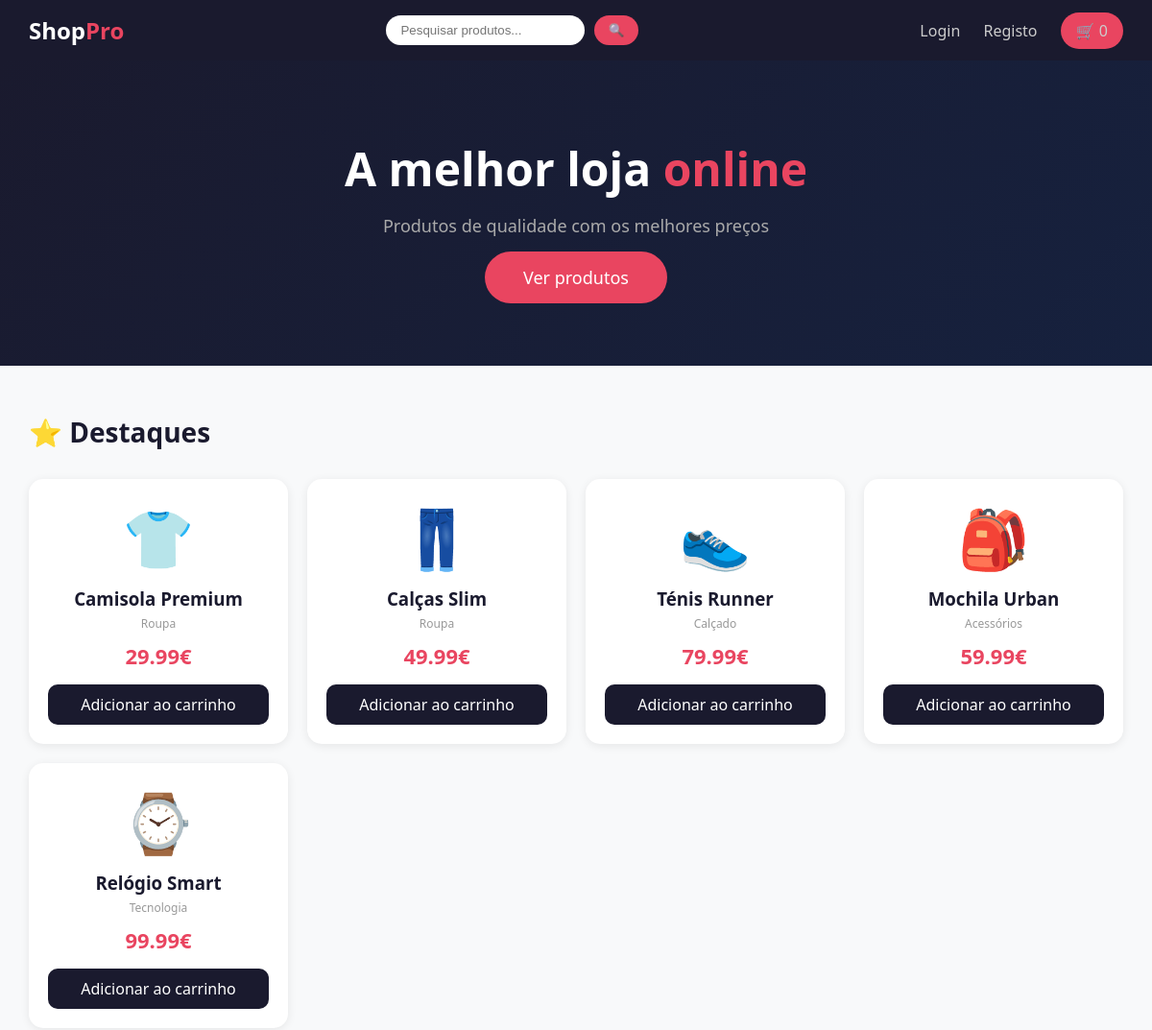
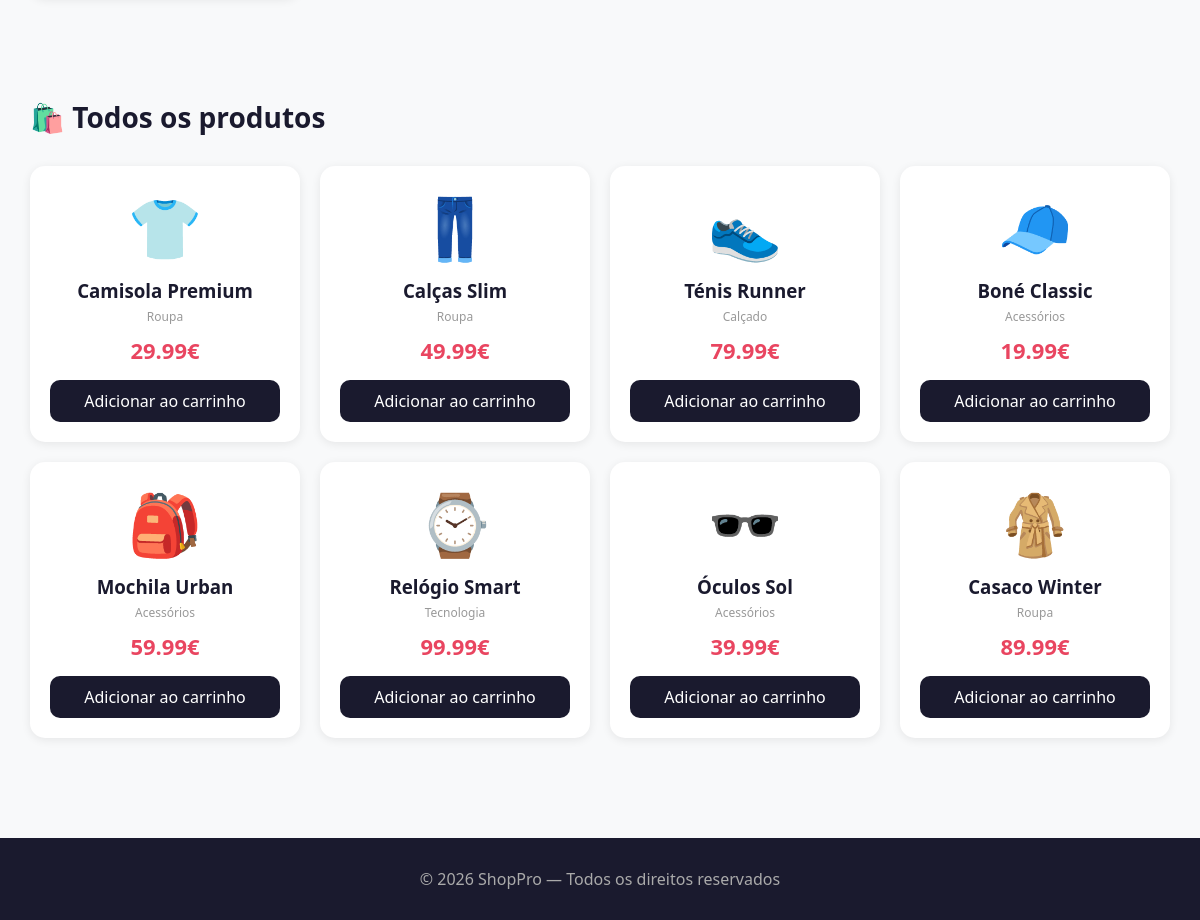
The page / on the database its author committed (2 pictures, top to bottom).
### tables this page shows
CREATE TABLE produtos (
            id INTEGER PRIMARY KEY AUTOINCREMENT,
            nome TEXT, preco REAL,
            descricao TEXT, categoria TEXT,
            emoji TEXT, destaque INTEGER DEFAULT 0
        );

### app.py (the view)
@app.route("/")
def index():
    conn = get_db()
    produtos = conn.execute("SELECT * FROM produtos").fetchall()
    destaques = conn.execute("SELECT * FROM produtos WHERE destaque=1").fetchall()
    conn.close()
    carrinho = session.get("carrinho", [])
    utilizador = session.get("utilizador")
    return render_template("index.html", produtos=produtos, destaques=destaques, total_carrinho=len(carrinho), utilizador=utilizador)

### app.py (called while the page is built)
def get_db():
    conn = sqlite3.connect("loja.db")
    conn.row_factory = sqlite3.Row
    return conn

### templates/index.html (shortened to what this page needs)
<!DOCTYPE html>
<html lang="pt">
<head>
</head>
<body>
<nav>
    <a class="logo" href="/">Shop<span>Pro</span></a>
    <form action="/pesquisa" method="GET">
        <input type="text" name="q" placeholder="Pesquisar produtos...">
        <button type="submit">🔍</button>
    </form>
    <div class="nav-links">
        {% if utilizador %}
            <span style="color:white">Olá, {{ utilizador }}!</span>
            <a href="/logout">Logout</a>
        {% else %}
            <a href="/login">Login</a>
            <a href="/registo">Registo</a>
        {% endif %}
        <a class="carrinho-btn" href="/carrinho">🛒 {{ total_carrinho }}</a>
    </div>
</nav>
<div class="hero">
    <h1>A melhor loja <span>online</span></h1>
    <p>Produtos de qualidade com os melhores preços</p>
    <a href="#produtos">Ver produtos</a>
</div>
<div class="section" id="produtos">
    <h2>⭐ Destaques</h2>
    <div class="produtos">
        {% for p in destaques %}
        <div class="produto">
            <div class="emoji">{{ p.emoji }}</div>
            <h3>{{ p.nome }}</h3>
            <p class="categoria">{{ p.categoria }}</p>
            <p class="preco">{{ p.preco }}€</p>
            <a class="btn" href="/adicionar/{{ p.id }}">Adicionar ao carrinho</a>
        </div>
        {% endfor %}
    </div>
</div>
<div class="section">
    <h2>🛍️ Todos os produtos</h2>
    <div class="produtos">
        {% for p in produtos %}
        <div class="produto">
            <div class="emoji">{{ p.emoji }}</div>
            <h3>{{ p.nome }}</h3>
            <p class="categoria">{{ p.categoria }}</p>
            <p class="preco">{{ p.preco }}€</p>
            <a class="btn" href="/adicionar/{{ p.id }}">Adicionar ao carrinho</a>
        </div>
        {% endfor %}
    </div>
</div>
<footer>
    <p>© 2026 ShopPro — Todos os direitos reservados</p>
</footer>
</body>
</html>

### templates/index.html (style rules this page uses)
* { margin: 0; padding: 0; box-sizing: border-box; }
body { font-family: 'Segoe UI', sans-serif; background: #f8f9fa; }
nav { background: #1a1a2e; padding: 15px 30px; display: flex; justify-content: space-between; align-items: center; flex-wrap: wrap; gap: 10px; }
nav .logo { color: white; font-size: 24px; font-weight: bold; text-decoration: none; }
nav .logo span { color: #e94560; }
nav .nav-links a { color: #ccc; text-decoration: none; margin-left: 20px; }
nav .carrinho-btn { background: #e94560; color: white; padding: 8px 16px; border-radius: 20px; text-decoration: none; }
nav form { display: inline; }
nav input { padding: 8px 15px; border-radius: 20px; border: none; outline: none; }
nav button { background: #e94560; color: white; border: none; padding: 8px 15px; border-radius: 20px; cursor: pointer; margin-left: 5px; }
.hero { background: linear-gradient(135deg, #1a1a2e, #16213e); color: white; padding: 80px 30px; text-align: center; }
.hero h1 { font-size: 48px; margin-bottom: 15px; }
.hero h1 span { color: #e94560; }
.hero p { font-size: 18px; color: #aaa; margin-bottom: 30px; }
.hero a { background: #e94560; color: white; padding: 15px 40px; border-radius: 30px; text-decoration: none; font-size: 18px; }
.section { padding: 50px 30px; max-width: 1200px; margin: 0 auto; }
.section h2 { font-size: 28px; margin-bottom: 30px; color: #1a1a2e; }
.produtos { display: grid; grid-template-columns: repeat(auto-fill, minmax(220px, 1fr)); gap: 20px; }
.produto { background: white; border-radius: 15px; padding: 20px; text-align: center; box-shadow: 0 2px 10px rgba(0,0,0,0.08); transition: transform 0.2s; }
.produto .emoji { font-size: 60px; margin-bottom: 10px; }
.produto h3 { color: #1a1a2e; margin-bottom: 5px; }
.produto .categoria { color: #999; font-size: 12px; margin-bottom: 10px; }
.produto .preco { color: #e94560; font-size: 22px; font-weight: bold; margin-bottom: 15px; }
.produto a.btn { display: block; background: #1a1a2e; color: white; padding: 10px; border-radius: 10px; text-decoration: none; }
footer { background: #1a1a2e; color: #aaa; text-align: center; padding: 30px; margin-top: 50px; }

### rows shown on the page
produtos: emoji "👕", nome "Camisola Premium", categoria "Roupa", preco "29.99"
produtos: emoji "👖", nome "Calças Slim", categoria "Roupa", preco "49.99"
produtos: emoji "👟", nome "Ténis Runner", categoria "Calçado", preco "79.99"
produtos: emoji "🎒", nome "Mochila Urban", categoria "Acessórios", preco "59.99"
produtos: emoji "⌚", nome "Relógio Smart", categoria "Tecnologia", preco "99.99"
produtos: emoji "🧢", nome "Boné Classic", categoria "Acessórios", preco "19.99"
produtos: emoji "🕶️", nome "Óculos Sol", categoria "Acessórios", preco "39.99"
produtos: emoji "🧥", nome "Casaco Winter", categoria "Roupa", preco "89.99"

### other values the page prints
{{ total_carrinho }} "0"
